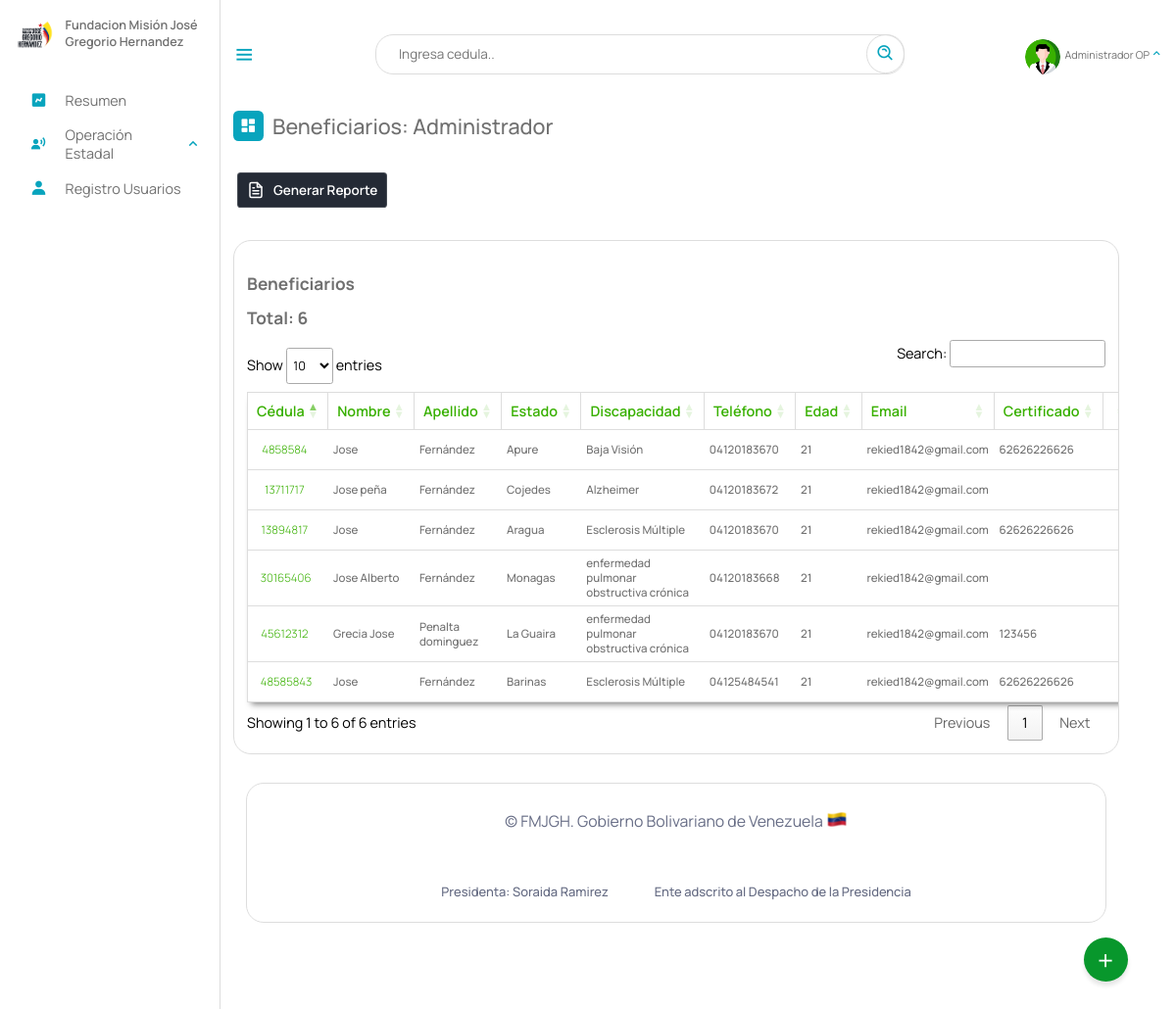
Page /Escritorio/Beneficiarios.php (signed in) on the earlier database version.
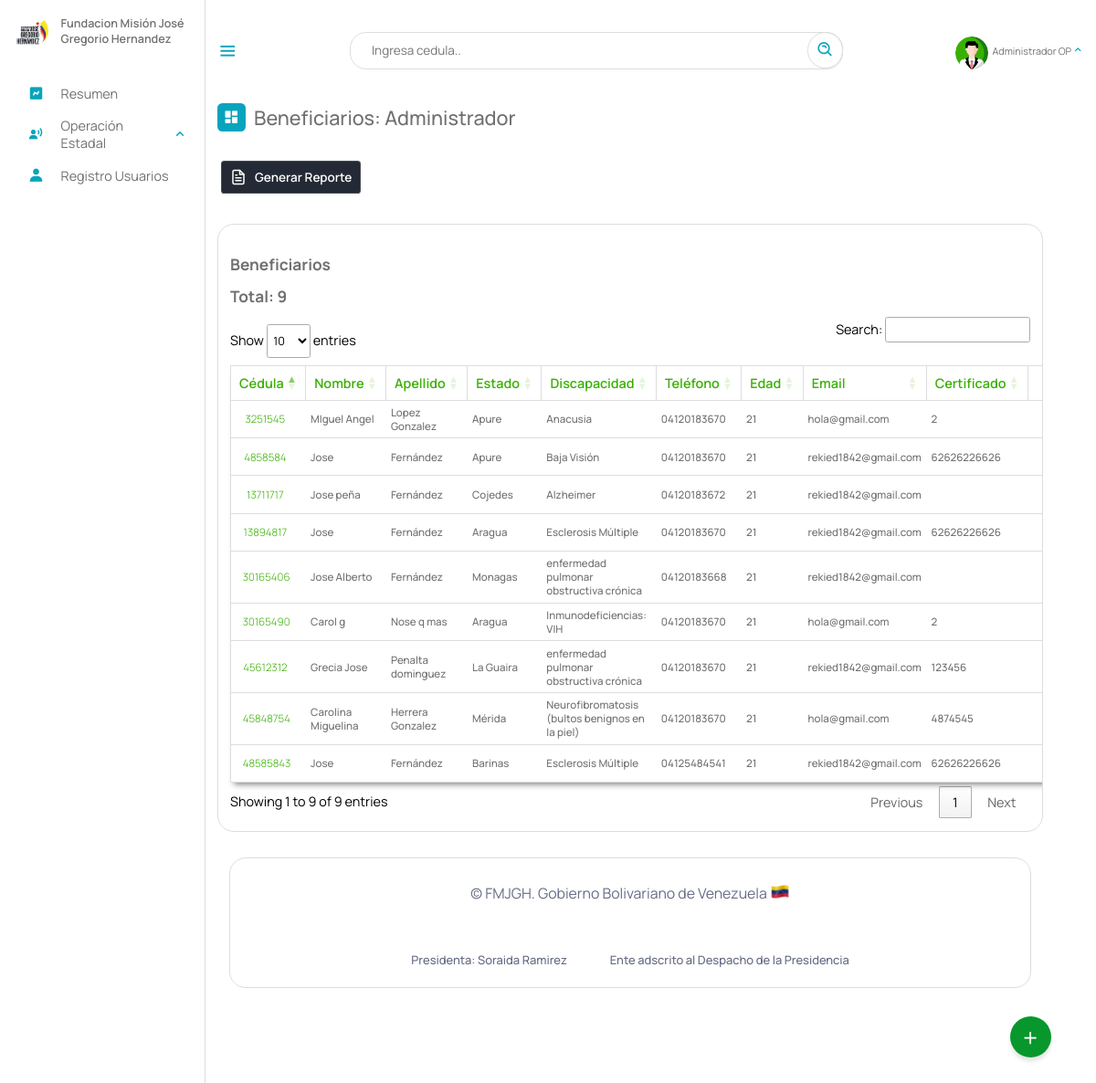
Same page on the later database version.
### tables this page shows
CREATE TABLE `beneficiario` (
  `cedula` int(12) NOT NULL,
  `nombre` text NOT NULL,
  `apellido` text NOT NULL,
  `fecha_naci` date NOT NULL,
  `email` varchar(50) NOT NULL,
  `telefono` varchar(12) NOT NULL,
  `nacionalidad` char(2) NOT NULL,
  `edad` int(2) NOT NULL,
  `sexo` char(1) NOT NULL,
  `edo_civil` text NOT NULL,
  `nro_hijo` int(2) DEFAULT NULL,
  `estado` varchar(10) NOT NULL,
  `municipio` varchar(20) NOT NULL,
  `parroquia` varchar(10) NOT NULL,
  `discapacidad` varchar(10) NOT NULL,
  `atencion_solicitada` varchar(10) NOT NULL,
  `certificado` varchar(50) DEFAULT NULL,
  `registrado_por` text DEFAULT NULL,
  `fecha_registro` date NOT NULL,
  PRIMARY KEY (`cedula`),
  KEY `estado` (`estado`),
  KEY `discapacidad` (`discapacidad`),
  KEY `atencion_solicitada` (`atencion_solicitada`),
  KEY `municipio` (`municipio`),
  KEY `parroquia` (`parroquia`),
  CONSTRAINT `beneficiario_ibfk_1` FOREIGN KEY (`estado`) REFERENCES `estados` (`id_estados`) ON DELETE CASCADE,
  CONSTRAINT `beneficiario_ibfk_2` FOREIGN KEY (`municipio`) REFERENCES `municipios` (`id_municipios`) ON DELETE CASCADE,
  CONSTRAINT `beneficiario_ibfk_3` FOREIGN KEY (`parroquia`) REFERENCES `parroquia` (`id`) ON DELETE CASCADE ON UPDATE CASCADE,
  CONSTRAINT `beneficiario_ibfk_4` FOREIGN KEY (`discapacidad`) REFERENCES `discapacid_e` (`id_e`) ON DELETE CASCADE,
  CONSTRAINT `beneficiario_ibfk_5` FOREIGN KEY (`atencion_solicitada`) REFERENCES `tipoatencion` (`id`) ON DELETE CASCADE
);

CREATE TABLE `estados` (
  `id_estados` varchar(10) NOT NULL,
  `nombre_estado` text NOT NULL,
  PRIMARY KEY (`id_estados`)
);

CREATE TABLE `discapacid_e` (
  `nombre_e` text NOT NULL,
  `id_e` varchar(10) NOT NULL,
  `general` varchar(10) NOT NULL,
  PRIMARY KEY (`id_e`),
  KEY `general` (`general`),
  CONSTRAINT `discapacid_e_ibfk_1` FOREIGN KEY (`general`) REFERENCES `discapacid` (`id_disca`) ON DELETE CASCADE
);

### php/01-discapacitados.php (called while the page is built, shortened)
<?php
include_once("ManejadorBD.php");
class Discapacitados extends ManejadorBD
{
	private $cnn;
	public function __construct($tipoConexion)
	{
		$this->cnn = parent::conectar($tipoConexion);
	}
	public function consultageneral()
	{
		try {
			$stmt = $this->cnn->prepare("SELECT beneficiario.cedula, beneficiario.nombre, beneficiario.apellido, estados.nombre_estado, discapacid_e.nombre_e , beneficiario.telefono, beneficiario.edad, beneficiario.email, beneficiario.certificado, beneficiario.registrado_por FROM `beneficiario`,estados, discapacid_e WHERE beneficiario.estado = estados.id_estados AND beneficiario.discapacidad = discapacid_e.id_e");
			$stmt->setFetchMode(PDO::FETCH_ASSOC);
			$stmt->execute();
			return $stmt->fetchAll();
		} catch (PDOException $error) {
			echo "Error: ejecutando consulta SQL." . $error->getMessage();
			exit();
		}
	}
}

### php/ManejadorBD.php (called while the page is built, shortened)
<?php
	class ManejadorBD extends PDO {
		public $srv	= SRV;
		public $usr	= USR;
		public $pas	= PAS;
		public $dbn	= BDN;
		public function conectar($tipoConexion){
			try{
				switch ($tipoConexion) {
				    case 1:
				        $dsn = "mysql:host=$this->srv;dbname=$this->dbn";
				        break;
				}
				$dbh = new PDO($dsn, $this->usr, $this->pas);
    			$dbh->setAttribute(PDO::ATTR_ERRMODE, PDO::ERRMODE_EXCEPTION);
			}catch(PDOException $error){
                echo "Error al Conectar con la Base de Datos: ".$error->getMessage();
                exit();
			}
            $this->conexionBD = $dbh;
			return $this->conexionBD;
		}
	}
?>

### Escritorio/Beneficiarios.php (the view, shortened to what the changed rows need)
<?php
include_once("partearriba.php");
?>
<link rel="stylesheet" type="text/css" href="https://cdn.datatables.net/1.11.3/css/jquery.dataTables.min.css">
<div class="dash-contenido">
    <div class="overview">
        <div class="titulo">
        </div>
    </div>
    <a href="reportes/reportes.php" target="_blank"> <button class="download-button">
        </button></a>
    <div class="tabla-atencion">
       <!--  <div class="group">
            <svg class="iconn" aria-hidden="true" viewBox="0 0 24 24">
                <g>
                    <path d="M21.53 20.47l-3.66-3.66C19.195 15.24 20 13.214 20 11c0-4.97-4.03-9-9-9s-9 4.03-9 9 4.03 9 9 9c2.215 0 4.24-.804 5.808-2.13l3.66 3.66c.147.146.34.22.53.22s.385-.073.53-.22c.295-.293.295-.767.002-1.06zM3.5 11c0-4.135 3.365-7.5 7.5-7.5s7.5 3.365 7.5 7.5-3.365 7.5-7.5 7.5-7.5-3.365-7.5-7.5z"></path>
                </g>
            </svg>
            <input placeholder="Buscar" id="buscador" type="search" class="inputt">
        </div> -->
        <br>
        <h2>Beneficiarios</h2>
        <h2>Total: <?php
                    include_once("../php/01-discapacitados.php");
                    $beneficiario = new Discapacitados(1);
                    $resultados =  $beneficiario->consultageneral();
                    echo count($resultados);
                    ?></h2>
        <table id="atencion">
            <thead>
                <tr>
                    <th>Cédula</th>
                    <th>Nombre</th>
                    <th>Apellido</th>
                    <th>Estado</th>
                    <th>Discapacidad</th>
                    <th>Teléfono</th>
                    <th>Edad</th>
                    <th>Email</th>
                    <th>Certificado</th>
                    <th></th>
                </tr>
            </thead>
            <tbody id="Beneficiarios1">
                <?php foreach ($resultados as $resultado) : ?>
                    <tr>
                        <td><a class="cedula" id="verBeneficiario" href="__verBeneficiario.php?cedula=<?php echo $resultado['cedula']; ?>"><?php echo $resultado['cedula']; ?> </a></td>
                        <td><?php echo $resultado['nombre']; ?></td>
                        <td><?php echo $resultado['apellido']; ?></td>
                        <td><?php echo $resultado['nombre_estado']; ?></td>
                        <td><?php echo $resultado['nombre_e']; ?></td>
                        <td><?php echo $resultado['telefono']; ?></td>
                        <td><?php echo $resultado['edad']; ?></td>
                        <td><?php echo $resultado['email']; ?></td>
                        <td><?php echo $resultado['certificado']; ?></td>
                        <?php if ($rol == "Superusuario") { ?>
                            <td>
                                <button class="buttons" type="button" onclick="eliminar(<?php echo $resultado['cedula']; ?>)">
                                    <span class="buttons__text">Eliminar </span>
                                    <span class="buttons__icon">
                                        <svg class="svg" height="512" viewBox="0 0 512 512" width="512" xmlns="http://www.w3.org/2000/svg">
                                            <title></title>
                                            <path d="M112,112l20,320c.95,18.49,14.4,32,32,32H348c17.67,0,30.87-13.51,32-32l20-320" style="fill:none;stroke:#fff;stroke-linecap:round;stroke-linejoin:round;stroke-width:32px"></path>
                                            <line style="stroke:#fff;stroke-linecap:round;stroke-miterlimit:10;stroke-width:32px" x1="80" x2="432" y1="112" y2="112"></line>
                                            <path d="M192,112V72h0a23.93,23.93,0,0,1,24-24h80a23.93,23.93,0,0,1,24,24h0v40" style="fill:none;stroke:#fff;stroke-linecap:round;stroke-linejoin:round;stroke-width:32px"></path>
                                            <line style="fill:none;stroke:#fff;stroke-linecap:round;stroke-linejoin:round;stroke-width:32px" x1="256" x2="256" y1="176" y2="400"></line>
                                            <line style="fill:none;stroke:#fff;stroke-linecap:round;stroke-linejoin:round;stroke-width:32px" x1="184" x2="192" y1="176" y2="400"></line>
                                            <line style="fill:none;stroke:#fff;stroke-linecap:round;stroke-linejoin:round;stroke-width:32px" x1="328" x2="320" y1="176" y2="400"></line>
                                        </svg>
                                    </span>
                                </button>
                            </td>
                        <?php }else{
                          echo "<td></td>";
                        } ?>
                    </tr>
                <?php endforeach; ?>
            </tbody>
        </table>
    </div>
    <?php
    include_once("parteabajo.php");
    ?>

Differences in the rows shown:
added beneficiario: cedula "3251545", nombre "MIguel Angel", apellido "Lopez Gonzalez", estado.nombre_estado "Apure", discapacidad.nombre_e "Anacusia", telefono "04120183670", edad "21", email "hola@gmail.com", certificado "2"
added beneficiario: cedula "30165490", nombre "Carol g", apellido "Nose q mas", estado.nombre_estado "Aragua", discapacidad.nombre_e "Inmunodeficiencias: VIH", telefono "04120183670", edad "21", email "hola@gmail.com", certificado "2"
added beneficiario: cedula "45848754", nombre "Carolina Miguelina", apellido "Herrera Gonzalez", estado.nombre_estado "Mérida", discapacidad.nombre_e "Neurofibromatosis (bultos benignos en la piel)", telefono "04120183670", edad "21", email "hola@gmail.com", certificado "4874545"
Other differences:
text written by a page script: "Show entries Search: Showing 1 to 6 of 6 entries Previous 1 Next" → "Show entries Search: Showing 1 to 9 of 9 entries Previous 1 Next"
count($resultados): "6" → "9"
